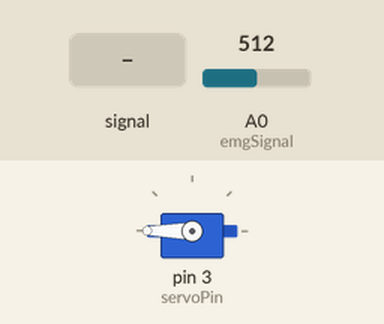
Bench run of a sketch on a simulated Arduino Uno, built with avr-gcc and run on an emulated ATmega328P. Parts: servo. The inputs (shaded band) are chosen by the test bench; at power-on: A0 (emgSignal) = 512.

Above: at 1.2 s.
1.3 s: A0 (emgSignal) fed a 200 Hz sine of ±81 counts around its level
At 1.89 s:
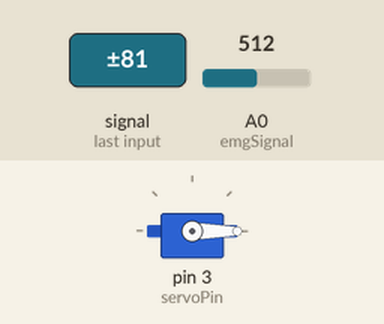
4.3 s: A0 (emgSignal) set to 716
Timing chart, 0 to 7.3 s (numbered marks = the images above; inputs shaded):
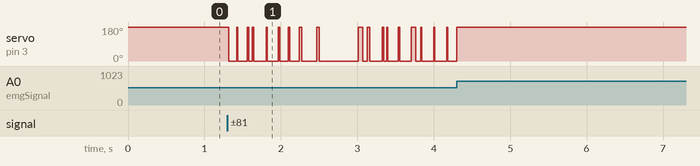

The sketch:

ServoController.ino
```cpp
#include <Servo.h>

// Declare signal input pin
int emgSignal = A0;

class Movement
{
  public:
  bool move;
  bool wasMoving;
  Servo Servo1;
  int servoPin;
  float threshold;
  Movement();
  void Update(float RMS);
};

Movement::Movement()
{
  move = false;
  wasMoving = false;
  servoPin = 3;
  threshold = 42;
}

void Movement::Update(float RMS)
{
  // Binary vals
  if(RMS >= threshold) move = true;
  else if (RMS < threshold && move == true) // We just told it to stop moving
  {
    move = false;
    wasMoving = true;
  }
  else
  {
    move = false;
    wasMoving = false;
  }
}

class Time
{
  public:
  static float time;
  static float previousTime;
  void Update();
};

float Time::time = 0;
float Time::previousTime = 0;

void Time::Update()
{
  Time::previousTime = time;
  Time::time = millis();
}

class Derivative
{
  public:
  float derivative;
  int voltage;
  int previousVoltage;
  float Update(int value);
};

float Derivative::Update(int value)
{
  voltage = value;
  if(Time::time == 0) previousVoltage = voltage;

  float interval = Time::time - Time::previousTime;
  derivative = abs((voltage - previousVoltage) / interval);

  previousVoltage = voltage;
  return derivative;
}

class RMS
{
  public:
  RMS();
  float Update(float val);
  private:
  float *derivatives;
  float lastVal;
  int size;
  const int n = 30;
};

RMS::RMS()
{
  size = 0;
  derivatives = new float[n];
  lastVal = 0;
}

float RMS::Update(float val)
{
  if(size < n)
  {
      derivatives[size] = val;
      size++;
      return lastVal;
  }

  float sum = 0;
  for(int i = 0; i < n; i++)
  {
    sum+=pow(derivatives[i], 2);
  }

  float mean = sum / (float)n;
  float RMS = sqrt(mean);
  lastVal = RMS;

  size = 0;

  return RMS;
}

Time m_time;
Derivative m_derivative;
RMS m_RMS;
Movement m_move;

void setup()
{
  // Attach servo object to the pin
  m_move.Servo1.attach(m_move.servoPin);
  // Set baud rate (data rate in bits per sec)
  Serial.begin(9600);
}

void loop()
{
  // Update time
  m_time.Update();

  // Get current sampled signal val
  int val = analogRead(emgSignal);

  // Take derivative
  float derivative = m_derivative.Update(val);

  // Take RMS
  float RMS = m_RMS.Update(derivative);

  // Check if servo should move
  m_move.Update(RMS);

  // Move servo
  if(m_move.move == true)
  {
    m_move.Servo1.write(0);
  }
  else
  {
    m_move.Servo1.write(180);
  }
}
```
